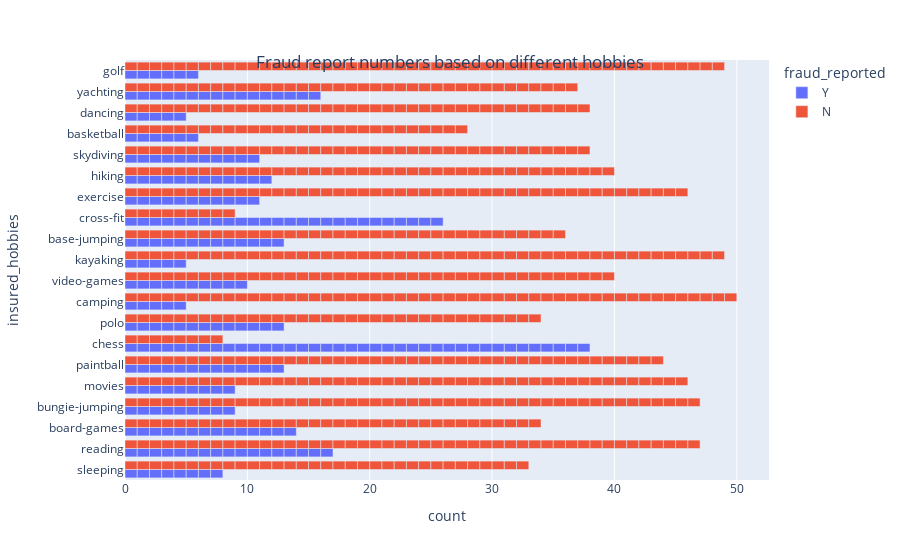

This figure's notebook cell:
### Code cell
fig = plot_bar_group(insuranceDf, 'insured_hobbies')
fig.update_traces(textposition="outside")
fig.update_layout(    title={
        'text': "Fraud report numbers based on different hobbies",
        'y':0.9,
        'x':0.5,
        'xanchor': 'center',
        'yanchor': 'top'})
fig.show()

### Figure 1 — Plotly figure (JSON) as saved in the notebook; plotly's stock layout.template omitted (floating-point values rounded to 4 significant figures; data arrays with more than 128 entries replaced by an {"elided": "..."} marker saying what was removed)
{"data": [{"alignmentgroup": "True", "hovertemplate": "fraud_reported=Y<br>count=%{x}<br>insured_hobbies=%{y}<extra></extra>", "legendgroup": "Y", "marker": {"color": "#636efa", "pattern": {"shape": ""}}, "name": "Y", "offsetgroup": "Y", "orientation": "h", "showlegend": true, "textposition": "outside", "type": "bar", "x": {"elided": "247 int values"}, "xaxis": "x", "y": {"elided": "247 str values"}, "yaxis": "y"}, {"alignmentgroup": "True", "hovertemplate": "fraud_reported=N<br>count=%{x}<br>insured_hobbies=%{y}<extra></extra>", "legendgroup": "N", "marker": {"color": "#EF553B", "pattern": {"shape": ""}}, "name": "N", "offsetgroup": "N", "orientation": "h", "showlegend": true, "textposition": "outside", "type": "bar", "x": {"elided": "753 int values"}, "xaxis": "x", "y": {"elided": "753 str values"}, "yaxis": "y"}], "layout": {"barmode": "group", "legend": {"title": {"text": "fraud_reported"}, "tracegroupgap": 0}, "margin": {"t": 60}, "title": {"text": "Fraud report numbers based on different hobbies", "x": 0.5, "xanchor": "center", "y": 0.9, "yanchor": "top"}, "xaxis": {"anchor": "y", "domain": [0, 1], "title": {"text": "count"}}, "yaxis": {"anchor": "x", "domain": [0, 1], "title": {"text": "insured_hobbies"}}}}
